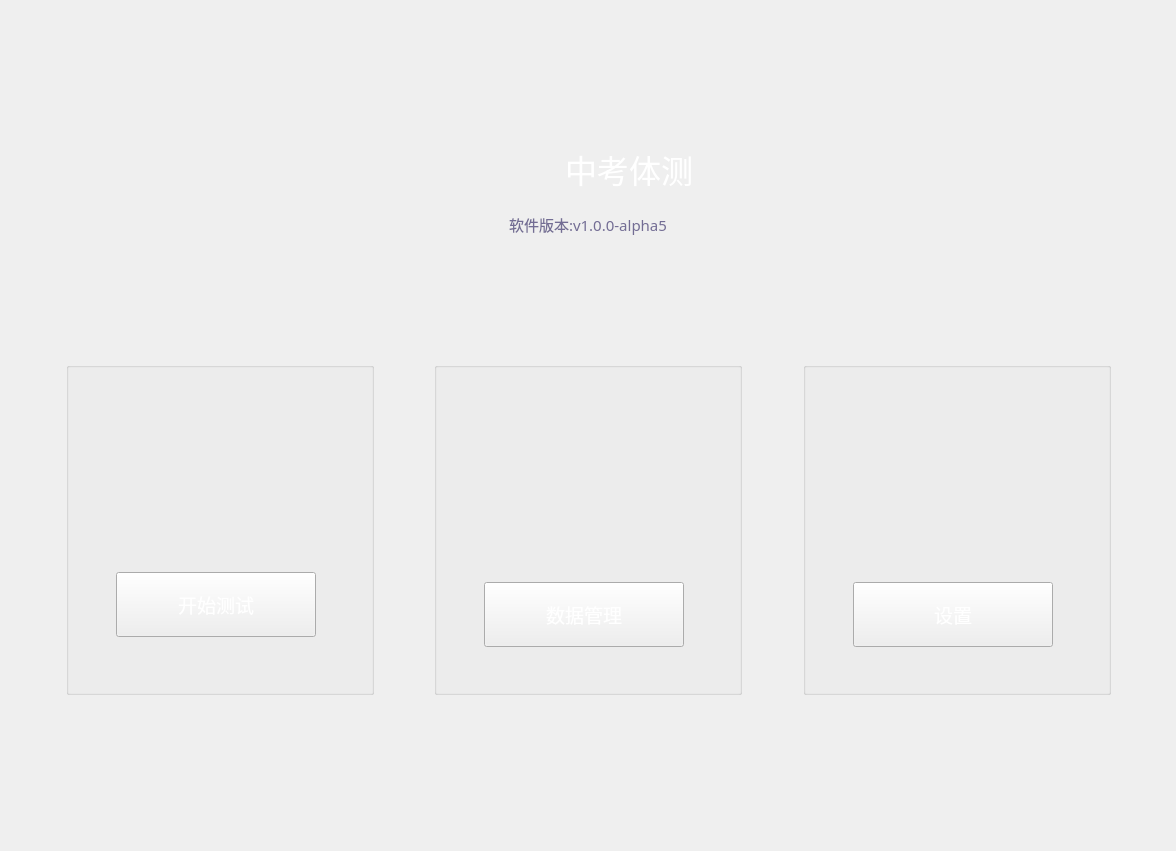
   <widget class="QWidget" name="page">
    <layout class="QVBoxLayout" name="verticalLayout_5">
     <item>
      <layout class="QHBoxLayout" name="horizontalLayout_2"/>
     </item>
     <item>
      <spacer name="verticalSpacer">
       <property name="orientation">
        <enum>Qt::Vertical</enum>
       </property>
       <property name="sizeType">
        <enum>QSizePolicy::Maximum</enum>
       </property>
       <property name="sizeHint" stdset="0">
        <size>
         <width>20</width>
         <height>120</height>
        </size>
       </property>
      </spacer>
     </item>
     <item>
      <layout class="QHBoxLayout" name="horizontalLayout_26">
       <item>
        <spacer name="horizontalSpacer_32">
         <property name="orientation">
          <enum>Qt::Horizontal</enum>
         </property>
         <property name="sizeHint" stdset="0">
          <size>
           <width>40</width>
           <height>20</height>
          </size>
         </property>
        </spacer>
       </item>
       <item>
        <layout class="QVBoxLayout" name="verticalLayout">
         <item>
          <layout class="QHBoxLayout" name="horizontalLayout_10">
           <item>
            <spacer name="horizontalSpacer_34">
             <property name="orientation">
              <enum>Qt::Horizontal</enum>
             </property>
             <property name="sizeHint" stdset="0">
              <size>
               <width>40</width>
               <height>20</height>
              </size>
             </property>
            </spacer>
           </item>
           <item>
            <widget class="QLabel" name="label_2">
             <property name="minimumSize">
              <size>
               <width>76</width>
               <height>76</height>
              </size>
             </property>
             <property name="maximumSize">
              <size>
               <width>76</width>
               <height>76</height>
              </size>
             </property>
             <property name="styleSheet">
              <string notr="true">border-image: url(:/resource/images/mainform/loginIcon.png);</string>
             </property>
             <property name="text">
              <string/>
             </property>
            </widget>
           </item>
           <item>
            <widget class="QLabel" name="label_3">
             <property name="minimumSize">
              <size>
               <width>192</width>
               <height>46</height>
              </size>
             </property>
             <property name="maximumSize">
              <size>
               <width>193</width>
               <height>46</height>
              </size>
             </property>
             <property name="font">
              <font>
               <family>Microsoft YaHei</family>
               <pointsize>24</pointsize>
              </font>
             </property>
             <property name="styleSheet">
              <string notr="true">color: rgb(255, 255, 255);</string>
             </property>
             <property name="text">
              <string>中考体测</string>
             </property>
             <property name="alignment">
              <set>Qt::AlignCenter</set>
             </property>
            </widget>
           </item>
           <item>
            <spacer name="horizontalSpacer_35">
             <property name="orientation">
              <enum>Qt::Horizontal</enum>
             </property>
             <property name="sizeHint" stdset="0">
              <size>
               <width>40</width>
               <height>20</height>
              </size>
             </property>
            </spacer>
           </item>
          </layout>
         </item>
         <item>
          <layout class="QHBoxLayout" name="horizontalLayout_9">
           <item>
            <spacer name="horizontalSpacer_5">
             <property name="orientation">
              <enum>Qt::Horizontal</enum>
             </property>
             <property name="sizeHint" stdset="0">
              <size>
               <width>40</width>
               <height>20</height>
              </size>
             </property>
            </spacer>
           </item>
           <item>
            <widget class="QLabel" name="label_11">
             <property name="minimumSize">
              <size>
               <width>139</width>
               <height>17</height>
              </size>
             </property>
             <property name="font">
              <font>
               <family>Microsoft YaHei</family>
               <pointsize>11</pointsize>
              </font>
             </property>
             <property name="styleSheet">
              <string notr="true">color: rgb(115, 109, 148);</string>
             </property>
             <property name="text">
              <string>软件版本:v1.0.0-alpha5</string>
             </property>
             <property name="alignment">
              <set>Qt::AlignCenter</set>
             </property>
            </widget>
           </item>
           <item>
            <spacer name="horizontalSpacer_7">
             <property name="orientation">
              <enum>Qt::Horizontal</enum>
             </property>
             <property name="sizeHint" stdset="0">
              <size>
               <width>40</width>
               <height>20</height>
              </size>
             </property>
            </spacer>
           </item>
          </layout>
         </item>
        </layout>
       </item>
       <item>
        <spacer name="horizontalSpacer_33">
         <property name="orientation">
          <enum>Qt::Horizontal</enum>
         </property>
         <property name="sizeHint" stdset="0">
          <size>
           <width>40</width>
           <height>20</height>
          </size>
         </property>
        </spacer>
       </item>
      </layout>
     </item>
     <item>
      <spacer name="verticalSpacer_22">
       <property name="orientation">
        <enum>Qt::Vertical</enum>
       </property>
       <property name="sizeType">
        <enum>QSizePolicy::Maximum</enum>
       </property>
       <property name="sizeHint" stdset="0">
        <size>
         <width>20</width>
         <height>120</height>
        </size>
       </property>
      </spacer>
     </item>
     <item>
      <layout class="QHBoxLayout" name="horizontalLayout">
       <item>
        <spacer name="horizontalSpacer">
         <property name="orientation">
          <enum>Qt::Horizontal</enum>
         </property>
         <property name="sizeHint" stdset="0">
          <size>
           <width>40</width>
           <height>20</height>
          </size>
         </property>
        </spacer>
       </item>
       <item>
        <widget class="QGroupBox" name="gbStartTestBtn">
         <property name="minimumSize">
          <size>
           <width>308</width>
           <height>333</height>
          </size>
         </property>
         <property name="title">
          <string/>
         </property>
         <widget class="QLabel" name="lbStartTestPic">
          <property name="geometry">
           <rect>
            <x>90</x>
            <y>50</y>
            <width>122</width>
            <height>138</height>
           </rect>
          </property>
          <property name="minimumSize">
           <size>
            <width>122</width>
            <height>138</height>
           </size>
          </property>
          <property name="styleSheet">
           <string notr="true">border-image: url(:/resource/images/mainform/startTestpng.png);</string>
          </property>
          <property name="text">
           <string/>
          </property>
         </widget>
         <widget class="QPushButton" name="pbStartTest">
          <property name="geometry">
           <rect>
            <x>50</x>
            <y>210</y>
            <width>200</width>
            <height>65</height>
           </rect>
          </property>
          <property name="minimumSize">
           <size>
            <width>200</width>
            <height>65</height>
           </size>
          </property>
          <property name="font">
           <font>
            <family>Microsoft YaHei</family>
            <pointsize>14</pointsize>
           </font>
          </property>
          <property name="styleSheet">
           <string notr="true">color: rgb(255, 255, 255);</string>
          </property>
          <property name="text">
           <string>开始测试</string>
          </property>
         </widget>
        </widget>
       </item>
       <item>
        <spacer name="horizontalSpacer_2">
         <property name="orientation">
          <enum>Qt::Horizontal</enum>
         </property>
         <property name="sizeHint" stdset="0">
          <size>
           <width>40</width>
           <height>20</height>
          </size>
         </property>
        </spacer>
       </item>
       <item>
        <widget class="QGroupBox" name="gbDataManageBtn">
         <property name="minimumSize">
          <size>
           <width>308</width>
           <height>333</height>
          </size>
         </property>
         <property name="title">
          <string/>
         </property>
         <widget class="QLabel" name="lbDataManage">
          <property name="geometry">
           <rect>
            <x>90</x>
            <y>40</y>
            <width>122</width>
            <height>138</height>
           </rect>
          </property>
          <property name="minimumSize">
           <size>
            <width>122</width>
            <height>138</height>
           </size>
          </property>
          <property name="styleSheet">
           <string notr="true">border-image: url(:/resource/images/mainform/dataManage.png);</string>
          </property>
          <property name="text">
           <string/>
          </property>
         </widget>
         <widget class="QPushButton" name="pbDataManage">
          <property name="geometry">
           <rect>
            <x>50</x>
            <y>220</y>
            <width>200</width>
            <height>65</height>
           </rect>
          </property>
          <property name="minimumSize">
           <size>
            <width>200</width>
            <height>65</height>
           </size>
          </property>
          <property name="font">
           <font>
            <family>Microsoft YaHei</family>
            <pointsize>14</pointsize>
           </font>
          </property>
          <property name="styleSheet">
           <string notr="true">color: rgb(255, 255, 255);</string>
          </property>
          <property name="text">
           <string>数据管理</string>
          </property>
         </widget>
        </widget>
       </item>
       <item>
        <spacer name="horizontalSpacer_26">
         <property name="orientation">
          <enum>Qt::Horizontal</enum>
         </property>
         <property name="sizeHint" stdset="0">
          <size>
           <width>40</width>
           <height>20</height>
          </size>
         </property>
        </spacer>
       </item>
       <item>
        <widget class="QGroupBox" name="gbSettingsBtn">
         <property name="minimumSize">
          <size>
           <width>308</width>
           <height>333</height>
          </size>
         </property>
         <property name="title">
          <string/>
         </property>
         <widget class="QPushButton" name="pbSetup">
          <property name="geometry">
           <rect>
            <x>50</x>
            <y>220</y>
            <width>200</width>
            <height>65</height>
           </rect>
          </property>
          <property name="minimumSize">
           <size>
            <width>200</width>
            <height>65</height>
           </size>
          </property>
          <property name="font">
           <font>
            <family>Microsoft YaHei</family>
            <pointsize>14</pointsize>
           </font>
          </property>
          <property name="styleSheet">
           <string notr="true">color: rgb(255, 255, 255);</string>
          </property>
          <property name="text">
           <string>设置</string>
          </property>
         </widget>
         <widget class="QLabel" name="lbDataManagePic">
          <property name="geometry">
           <rect>
            <x>90</x>
            <y>50</y>
            <width>122</width>
            <height>123</height>
           </rect>
          </property>
          <property name="minimumSize">
           <size>
            <width>122</width>
            <height>123</height>
           </size>
          </property>
          <property name="styleSheet">
           <string notr="true">border-image: url(:/resource/images/mainform/settings.png);</string>
          </property>
          <property name="text">
           <string/>
          </property>
         </widget>
        </widget>
       </item>
       <item>
        <spacer name="horizontalSpacer_4">
         <property name="orientation">
          <enum>Qt::Horizontal</enum>
         </property>
         <property name="sizeHint" stdset="0">
          <size>
           <width>40</width>
           <height>20</height>
          </size>
         </property>
        </spacer>
       </item>
      </layout>
     </item>
     <item>
      <spacer name="horizontalSpacer_3">
       <property name="orientation">
        <enum>Qt::Horizontal</enum>
       </property>
       <property name="sizeHint" stdset="0">
        <size>
         <width>1154</width>
         <height>20</height>
        </size>
       </property>
      </spacer>
     </item>
     <item>
      <spacer name="verticalSpacer_2">
       <property name="orientation">
        <enum>Qt::Vertical</enum>
       </property>
       <property name="sizeHint" stdset="0">
        <size>
         <width>20</width>
         <height>125</height>
        </size>
       </property>
      </spacer>
     </item>
    </layout>
   </widget>
